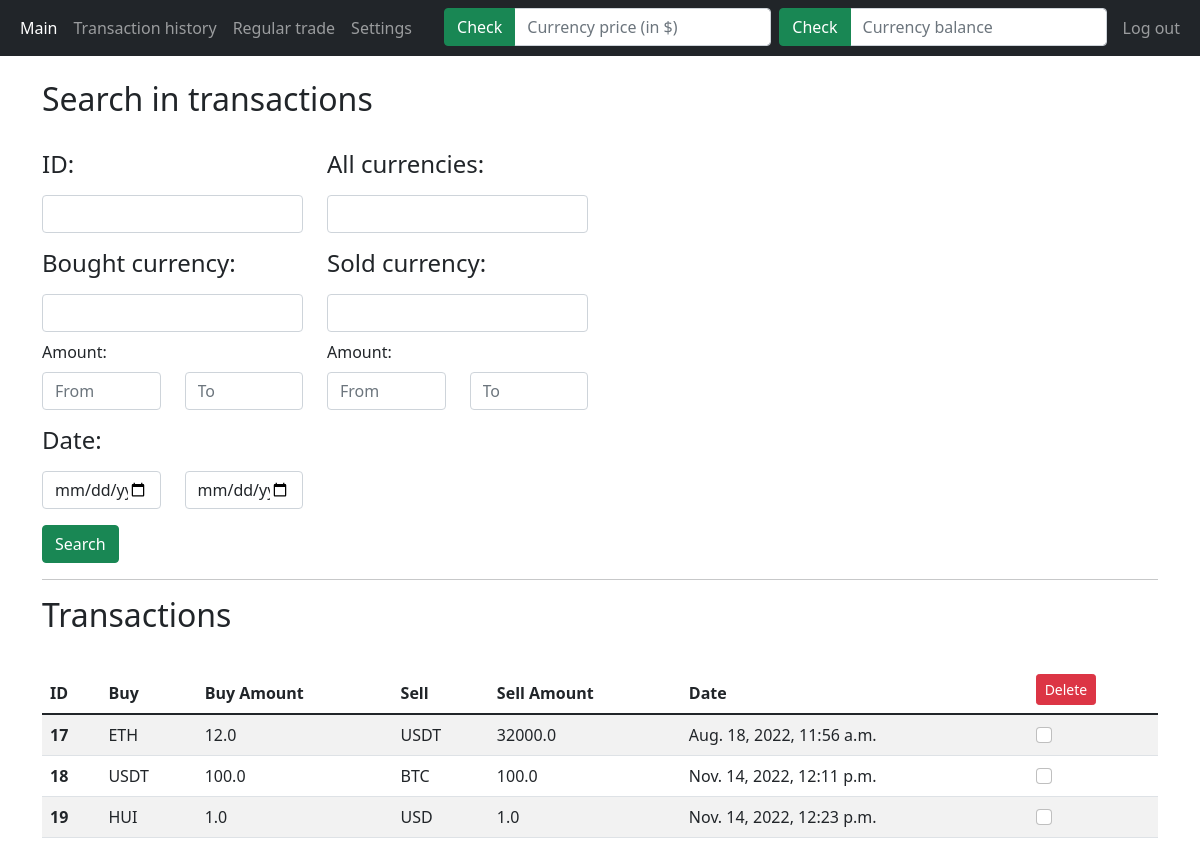
Screenshot of /transaction_history/ (signed in) with the database file from the repository.
### main_app/models.py (models this page shows)
class TransactionHistory(models.Model):
    buy_currency = models.CharField(max_length=50)
    buy_currency_amount = models.FloatField()
    sell_currency = models.CharField(max_length=50)
    sell_currency_amount = models.FloatField()
    date = models.DateTimeField(auto_now_add=True)

### main_app/views.py (the view)
# urls.py: path('transaction_history/', transaction_history, name='transaction_history'),
@login_required(login_url='login')
def transaction_history(request):
    transaction_history_data = TransactionHistory.objects.all()
    historyFilter = TransactionHistoryFilter(request.GET, queryset=transaction_history_data)
    transaction_history_data = historyFilter.qs
    context = {
        'history': transaction_history_data,
        'historyFilter': historyFilter,
    }
    return render(request, 'transaction_history.html', context)

### main_app/templatetags/ticker.py (called while the page is built)
@register.inclusion_tag('base/ticker.html', takes_context=True)
def ticker(context):
    currencies = TickerData.objects.all()
    context = {'ticker_currencies': currencies}
    return context

### main_app/templates/transaction_history.html (shortened to what this page needs)
{% extends 'base/base.html' %}
{% block page_content %}
    <br>
    <h2>Search in transactions</h2>
    <br>
    <form method="get">
        <div class="mb-3 row">
            <div class="col-3">
                <h4><label class="form-label">{{ historyFilter.form.id.label_tag }}</label></h4>
                {{ historyFilter.form.id }}
            </div>
            <div class="col-3">
                <h4><label class="form-label">{{ historyFilter.form.all_currencies.label_tag }}</label></h4>
                {{ historyFilter.form.all_currencies }}
            </div>
        </div>
        <div class="mb-3 row">
            <div class="col-3">
                <h4><label class="form-label">{{ historyFilter.form.buy_currency.label_tag }}</label></h4>
                {{ historyFilter.form.buy_currency }}
                <div class="mt-2 row">
                    <label class="form-label">{{ historyFilter.form.buy_currency_amount_from.label_tag }}</label>
                    <div class="col-6">
                        {{ historyFilter.form.buy_currency_amount_from }}
                    </div>
                    <div class="col-6">
                        {{ historyFilter.form.buy_currency_amount_to }}
                    </div>
                </div>
            </div>
            <div class="col-3">
                <h4><label class="form-label">{{ historyFilter.form.sell_currency.label_tag }}</label></h4>
                {{ historyFilter.form.sell_currency }}
                <div class="mt-2 row">
                    <label class="form-label">{{ historyFilter.form.sell_currency_amount_from.label_tag }}</label>
                    <div class="col-6">
                        {{ historyFilter.form.sell_currency_amount_from }}
                    </div>
                    <div class="col-6">
                        {{ historyFilter.form.sell_currency_amount_to }}
                    </div>
                </div>
            </div>
        </div>
        <div class="row">
            <div class="mb-3 col-3">
                <h4><label class="form-label">{{ historyFilter.form.start_date.label_tag }}</label></h4>
                <div class="row">
                    <div class="col-6">
                        {{ historyFilter.form.start_date }}
                    </div>
                    <div class="col-6">
                        {{ historyFilter.form.end_date }}
                    </div>
                </div>
            </div>
        </div>
        <button class="btn btn-success" type="submit">Search</button>
    </form>
    <hr>
    <h2>Transactions</h2>
    <br>
    <form method="post" action="{% url 'delete_transaction_history' %}">
        <table class="table table-striped">
            <thead>
                <tr>
                    <th scope="col">ID</th>
                    <th scope="col">Buy</th>
                    <th scope="col">Buy Amount</th>
                    <th scope="col">Sell</th>
                    <th scope="col">Sell Amount</th>
                    <th scope="col">Date</th>
                    <th scope="col"><button class="btn btn-sm btn-danger" type="submit" onclick="return confirm_delete()">Delete</button></th>
                </tr>
            </thead>
            <tbody>
                {% for elem in history %}
                    <tr>
                        <th scope="row">{{ elem.id }}</th>
                        <td>{{ elem.buy_currency }}</td>
                        <td>{{ elem.buy_currency_amount }}</td>
                        <td>{{ elem.sell_currency }}</td>
                        <td>{{ elem.sell_currency_amount }}</td>
                        <td>{{ elem.date }}</td>
                        <td><input class="form-check-input" type="checkbox" value="{{ elem.id }}" name="transaction_check"></td>
                    </tr>
                {% endfor %}
            </tbody>
        </table>
    </form>
{% endblock %}

### rows the page displays
TransactionHistory: id "17", buy_currency "ETH", buy_currency_amount "12.0", sell_currency "USDT", sell_currency_amount "32000.0", date "Aug. 18, 2022, 11:56 a.m."
TransactionHistory: id "18", buy_currency "USDT", buy_currency_amount "100.0", sell_currency "BTC", sell_currency_amount "100.0", date "Nov. 14, 2022, 12:11 p.m."
TransactionHistory: id "19", buy_currency "HUI", buy_currency_amount "1.0", sell_currency "USD", sell_currency_amount "1.0", date "Nov. 14, 2022, 12:23 p.m."

### other values shown
{{ historyFilter.form.id.label_tag }} "ID:"
{{ historyFilter.form.all_currencies.label_tag }} "All currencies:"
{{ historyFilter.form.buy_currency.label_tag }} "Bought currency:"
{{ historyFilter.form.buy_currency_amount_from.label_tag }} "Amount:"
{{ historyFilter.form.sell_currency.label_tag }} "Sold currency:"
{{ historyFilter.form.sell_currency_amount_from.label_tag }} "Amount:"
{{ historyFilter.form.start_date.label_tag }} "Date:"
